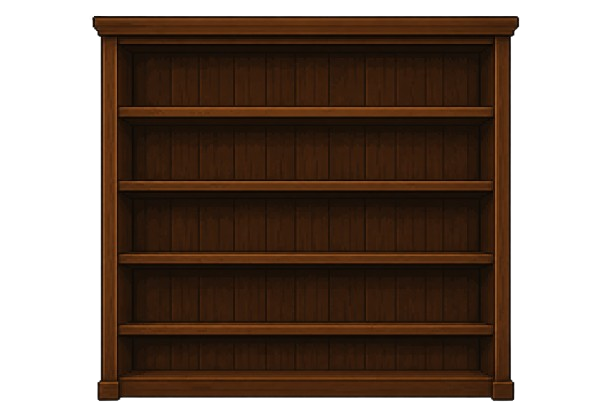
#> input picture Assets/Art/ChatGPT_Image_Aug_2__2026__11_42_42_AM-removebg-preview.png, 612 x 408 px
$ python build_bookcase.py
#> lines starting #> are read from the running program, lines starting #| are printed output that depends on the picture
"""Rebuild the bookcase sprite with five equal shelf compartments.

Image models cannot reliably count shelves, and they don't need to: a bookcase is a
repeating structure, so the 5-row version is the existing 4-row sprite's own slices
re-stacked. Same pixels, so the art style matches exactly, and the geometry is exact
instead of approximate - this also prints the ShelfGeometry row rects for free.

    python tools/build_bookcase.py

Measured from the source (612x408): cornice 0-45, boards 9px at y=107/181/254/325,
openings ~65px, base 370-407, interior x 117-495.
"""
from pathlib import Path

from PIL import Image

ROOT = Path(__file__).resolve().parent.parent
SRC = ROOT / "Assets/Art/ChatGPT_Image_Aug_2__2026__11_42_42_AM-removebg-preview.png"
DST = ROOT / "Assets/Art/bookcase_5row.png"

CORNICE = (0, 46)      # transparent top margin + top cornice
BOARD = (107, 116)     # one shelf board, 9px
OPENING = (116, 181)   # one compartment's back panel, 65px
BASE = (370, 408)      # base plinth + bottom margin

ROWS = 5
SLOTS_PER_ROW = 10
INTERIOR_X0, INTERIOR_X1 = 117, 495

# Openings are stretched from 65px to 70px so that one slot (interior_width/10 = 37.8px)
# against a 70px opening lands at 1 : 1.85 - the ratio the spine art is being redrawn to.
OPENING_H = 70


def slice_of(img, span, height=None):
    part = img.crop((0, span[0], img.width, span[1]))
    if height is not None and part.height != height:
        part = part.resize((img.width, height), Image.LANCZOS)
    return part


def main():
    src = Image.open(SRC).convert("RGBA")
#> src is the input picture: PIL image 612x408 RGBA; mean R, G, B, A 35.6, 19.8, 9.1, 160.3
    cornice = slice_of(src, CORNICE)
#> in slice_of, `part = img.crop((0, span[0], img.width, span[1]))`:
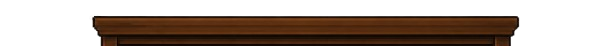
#> part: PIL image 612x46 RGBA; mean R, G, B, A 34, 19.9, 10.4, 113.6; transparent parts drawn white
    board = slice_of(src, BOARD)
    opening = slice_of(src, OPENING, OPENING_H)
#> call 3 of slice_of, with span = (116, 181), height = 70
#> in slice_of (call 3), `part = img.crop((0, span[0], img.width, span[1]))`:
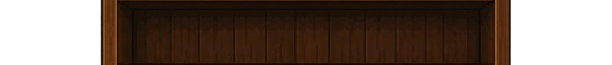
#> part: PIL image 612x65 RGBA; mean R, G, B, A 32.2, 17.5, 7.8, 170.9; transparent parts drawn white
#> in slice_of (call 3), `part = part.resize((img.width, height), Image.LANCZOS)`:
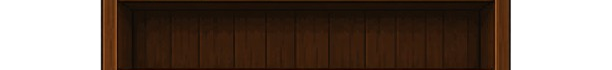
#> part: PIL image 612x70 RGBA; mean R, G, B, A 32.2, 17.5, 7.8, 170.9; transparent parts drawn white
    base = slice_of(src, BASE)
#> call 4 of slice_of, with span = (370, 408)
#> in slice_of (call 4), `part = img.crop((0, span[0], img.width, span[1]))`:
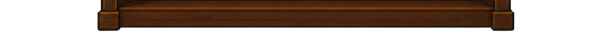
#> part: PIL image 612x38 RGBA; mean R, G, B, A 39.5, 22.9, 11.8, 126.8; transparent parts drawn white

    unit_h = opening.height + board.height
#> unit_h = 79
    height = cornice.height + ROWS * unit_h + base.height
#> height = 479
    out = Image.new("RGBA", (src.width, height), (0, 0, 0, 0))
#> out: PIL image 612x479 RGBA; every value is 0

    y = 0
    out.paste(cornice, (0, y)); y += cornice.height
#> after `out.paste(cornice, (0, y))`:
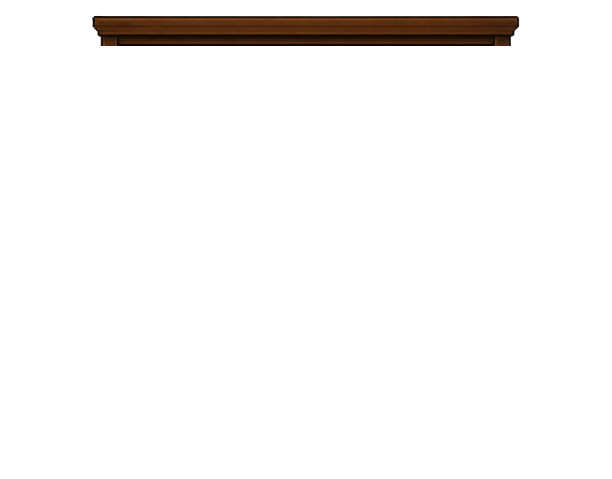
#> out: PIL image 612x479 RGBA; mean R, G, B, A 3.3, 1.9, 1, 10.9; transparent parts drawn white
#> after `y += cornice.height`: y = 46
    opening_tops = []
    for _ in range(ROWS):
        opening_tops.append(y)
        out.paste(opening, (0, y)); y += opening.height
        out.paste(board, (0, y)); y += board.height
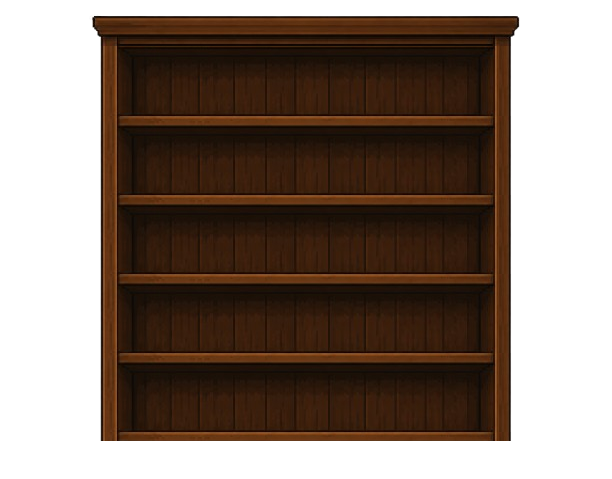
#> out: PIL image 612x479 RGBA; mean R, G, B, A 33.5, 18.5, 8.3, 151.8; transparent parts drawn white
#> after the loop, opening_tops = [46, 125, 204, 283, 362]; y = 441
    out.paste(base, (0, y))
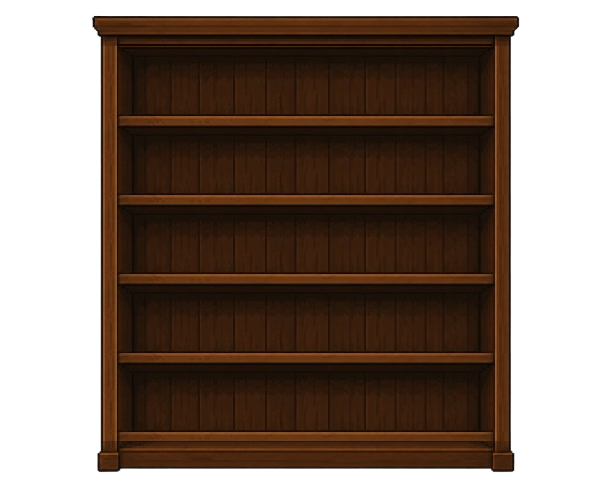
#> out: PIL image 612x479 RGBA; mean R, G, B, A 36.7, 20.3, 9.2, 161.9; transparent parts drawn white

    out.save(DST)
    print(f"{DST.relative_to(ROOT)}  {out.width} x {out.height}  (aspect {out.width / height:.4f})")
#| Assets/Art/bookcase_5row.png  612 x 479  (aspect 1.2777)

    slot_w = (INTERIOR_X1 - INTERIOR_X0) / SLOTS_PER_ROW
    print(f"slot {slot_w:.1f} x {OPENING_H} px  ->  1 : {OPENING_H / slot_w:.2f}\n")

    print("ShelfGeometry row rects (normalised, bottom-left origin, top row first):")
    x = INTERIOR_X0 / src.width
#> x = 0.191
    w = (INTERIOR_X1 - INTERIOR_X0) / src.width
#> w = 0.618
    for i, top in enumerate(opening_tops):
        y_norm = (height - (top + OPENING_H)) / height
        print(f"  new ShelfGeometry.NormalizedRect({x:.4f}f, {y_norm:.4f}f, "
              f"{w:.4f}f, {OPENING_H / height:.4f}f), // Row {i}")
#> this loop made 5 passes
#> (top, y_norm) on passes 1 to 5: (46, 0.758), (125, 0.593), (204, 0.428), (283, 0.263), (362, 0.0981)
#|   new ShelfGeometry.NormalizedRect(0.1912f, 0.7578f, 0.6176f, 0.1461f), // Row 0
#|   new ShelfGeometry.NormalizedRect(0.1912f, 0.5929f, 0.6176f, 0.1461f), // Row 1
#|   new ShelfGeometry.NormalizedRect(0.1912f, 0.4280f, 0.6176f, 0.1461f), // Row 2
#|   new ShelfGeometry.NormalizedRect(0.1912f, 0.2630f, 0.6176f, 0.1461f), // Row 3
#|   new ShelfGeometry.NormalizedRect(0.1912f, 0.0981f, 0.6176f, 0.1461f), // Row 4

    # The whole point is five identical compartments - assert it rather than trust the loop.
    pitches = [b - a for a, b in zip(opening_tops, opening_tops[1:])]
#> pitches = [79, 79, 79, 79]
    assert len(opening_tops) == ROWS, opening_tops
    assert len(set(pitches)) == 1, f"uneven row pitch: {pitches}"
    print(f"\nOK: {ROWS} compartments, identical {OPENING_H}px openings, even {pitches[0]}px pitch")
#| OK: 5 compartments, identical 70px openings, even 79px pitch


if __name__ == "__main__":
    main()
